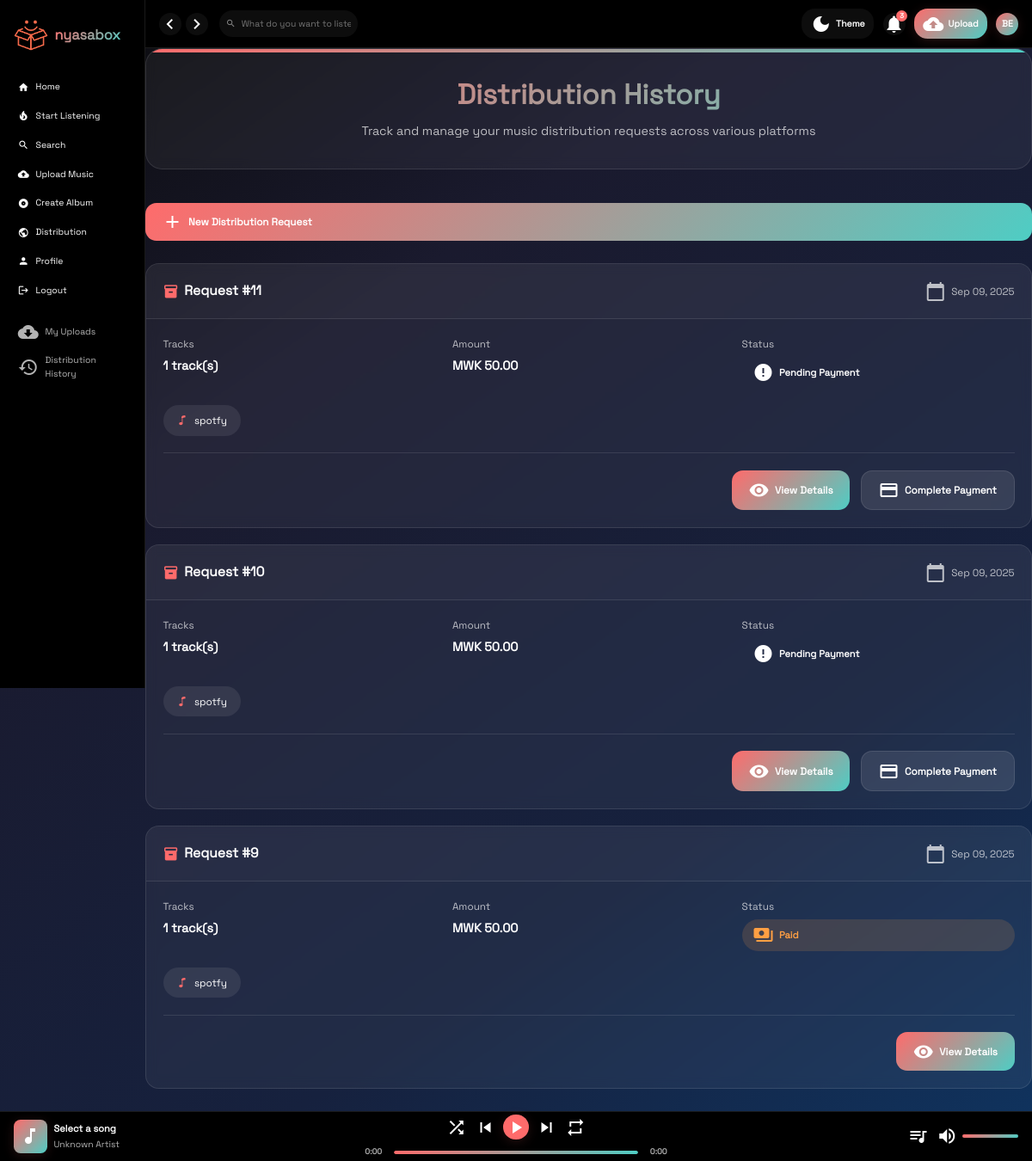
The app's page /history/ (signed in), older data.
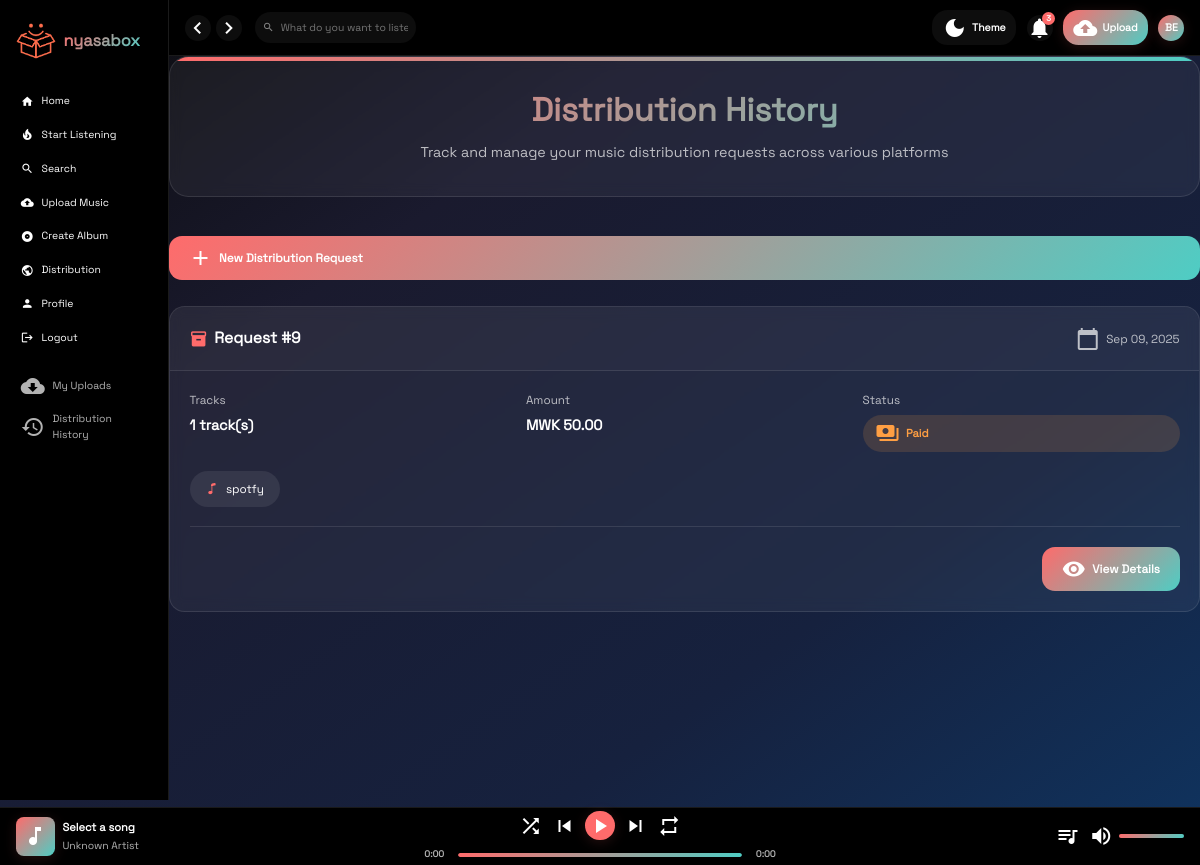
The same page, newer data.
### core/models.py (models this page shows, shortened)
class DistributionRequest(models.Model):
    STATUS_CHOICES = (
        ('pending', 'Pending Payment'),
        ('paid', 'Paid'),
        ('processing', 'Processing'),
        ('distributed', 'Distributed'),
        ('rejected', 'Rejected'),
        ('cancelled', 'Cancelled'),
    )
    artist = models.ForeignKey(User, on_delete=models.CASCADE, related_name='distribution_requests')
    tracks = models.ManyToManyField(Track, related_name='distribution_requests')
    platforms = models.ManyToManyField(DistributionPlatform, related_name='distribution_requests')
    requested_at = models.DateTimeField(auto_now_add=True)
    status = models.CharField(max_length=20, choices=STATUS_CHOICES, default='pending')
    total_amount = models.DecimalField(max_digits=10, decimal_places=2, default=0.00)
    payment_reference = models.CharField(max_length=100, blank=True)
    payment_date = models.DateTimeField(null=True, blank=True)
    distributed_date = models.DateTimeField(null=True, blank=True)
    class Meta:
        indexes = [
            models.Index(fields=['artist'], name='idx_distribution_artist'),
            models.Index(fields=['requested_at'], name='idx_distribution_requested_at'),
            models.Index(fields=['status'], name='idx_distribution_status'),
        ]

class DistributionPlatform(models.Model):
    name = models.CharField(max_length=100)
    logo = models.ImageField(upload_to='platform_logos/', blank=True, null=True)
    description = models.TextField(blank=True)
    ref_id = models.CharField(max_length=50, blank=True)  # Add ref_id for PayChangu integration
    is_active = models.BooleanField(default=True)
    class Meta:
        indexes = [
            models.Index(fields=['name'], name='idx_platform_name'),
        ]

### core/views.py (the view)
# urls.py: path('history/', views.distribution_history, name='distribution_history'),
@login_required
def distribution_history(request):
    distribution_requests = DistributionRequest.objects.filter(artist=request.user).order_by('-requested_at')
    return render(request, 'distribution/history.html', {'distribution_requests': distribution_requests})

### core/templates/distribution/history.html (shortened to what this page needs)
{% extends 'base.html' %}
{% load static %}
{% block content %}
<div class="history-container">
    <div class="history-header">
        <h1 class="history-title">Distribution History</h1>
        <p class="history-subtitle">Track and manage your music distribution requests across various platforms</p>
    </div>
    <div class="history-actions" style="margin-bottom: 2rem;">
        <a href="{% url 'distribution_request' %}" class="action-btn btn-primary">
            <span class="material-icons">add</span>
            New Distribution Request
        </a>
    </div>
    {% if distribution_requests %}
        {% for request in distribution_requests %}
        <div class="request-card">
            <div class="request-header">
                <div class="request-id">
                    <span class="material-icons">inventory</span>
                    Request #{{ request.id }}
                </div>
                <div class="request-date">
                    <span class="material-icons">calendar_today</span>
                    {{ request.requested_at|date:"M d, Y" }}
                </div>
            </div>
            <div class="request-content">
                <div class="request-details">
                    <div class="detail-item">
                        <span class="detail-label">Tracks</span>
                        <span class="detail-value">{{ request.tracks.count }} track(s)</span>
                    </div>
                    <div class="detail-item">
                        <span class="detail-label">Amount</span>
                        <span class="detail-value">MWK {{ request.total_amount|floatformat:2 }}</span>
                    </div>
                    <div class="detail-item">
                        <span class="detail-label">Status</span>
                        <span class="status-badge status-{{ request.status }}">
                            <span class="material-icons">
                            </span>
                            {{ request.get_status_display }}
                        </span>
                    </div>
                </div>
                <div class="platform-badges">
                    {% for platform in request.platforms.all %}
                    <span class="platform-badge">
                        <i class="bi bi-music-note"></i>
                        {{ platform.name }}
                    </span>
                    {% endfor %}
                </div>
                <div class="request-actions">
                    <a href="{% url 'distribution_status' request.id %}" class="action-btn btn-primary">
                        <span class="material-icons">visibility</span>
                        View Details
                    </a>
                    {% if request.status == 'pending' %}
                    <a href="{% url 'distribution_payment' request.id %}" class="action-btn btn-secondary">
                        <span class="material-icons">payment</span>
                        Complete Payment
                    </a>
                    {% endif %}
                </div>
            </div>
        </div>
        {% endfor %}
    {% endif %}
</div>
{% endblock %}

### core/templates/base.html (shortened to what this page needs)
{% load static %}
<!DOCTYPE html>
<html lang="en">
<head>
    <link href="https://cdn.jsdelivr.net/npm/bootstrap-icons@1.10.0/font/bootstrap-icons.css" rel="stylesheet">
    <link href="https://cdn.jsdelivr.net/npm/bootstrap@5.3.0/dist/css/bootstrap.min.css" rel="stylesheet">
    <link href="https://cdn.jsdelivr.net/npm/bootstrap-icons@1.10.0/font/bootstrap-icons.css" rel="stylesheet">
</head>
<body>
    <div class="app">
        <div class="sidebar" id="sidebar">
            <div class="logo">
                <img src="{% static 'log.png' %}" style="width:40px" alt="NyasaBox">
                <div class="logo-text">nyasabox</div>
            </div>
            <div class="nav-section">
                <div class="nav-item {% if request.path == '/' %}active{% endif %}">
                    <span class="material-icons">home</span>
                    <a href="{% url 'website' %}">Home</a>
                </div>
                  <div class="nav-item {% if request.path == '/' %}active{% endif %}">
                    <span class="material-icons">local_fire_department</span>
                    <a href="{% url 'index' %}">Start Listening</a>
                </div>
                <div class="nav-item">
                    <span class="material-icons">search</span>
                    <a href="{% url 'search' %}">Search</a>
                </div>
                {% if user.is_authenticated %}
                {% if user.profile.is_artist and user.profile.artist_status == 'verified' %}
                <div class="nav-item">
                    <span class="material-icons">cloud_upload</span>
                    <a href="{% url 'upload' %}">Upload Music</a>
                </div>
                <div class="nav-item">
                    <span class="material-icons">album</span>
                    <a href="{% url 'upload' %}">Create Album</a>
                </div>
                <div class="nav-item">
                    <span class="material-icons">public</span>
                    <a href="{% url 'distribution_request' %}">Distribution</a>
                </div>
                {% else %}
                <div class="nav-item">
                    <span class="material-icons">star</span>
                    <a href="{% url 'become_artist' %}">Become an Artist</a>
                </div>
                {% endif %}
                <div class="nav-item">
                    <span class="material-icons">person</span>
                    <a href="{% url 'profile' %}">Profile</a>
                </div>
                <div class="nav-item">
                    <span class="material-icons">logout</span>
                    <a href="{% url 'logout' %}">Logout</a>
                </div>
                {% endif %}
                <div class="playlists">
                    {% if user.is_authenticated %}
                    {% if user.profile.is_artist and user.profile.artist_status == 'verified' %}
                    <div class="playlist-item">
                        <span class="material-icons">cloud_download</span>
                        <a href="{% url 'my_uploads' %}">My Uploads</a>
                    </div>
                    <div class="playlist-item">
                        <span class="material-icons">history</span>
                        <a href="{% url 'distribution_history' %}">Distribution History</a>
                    </div>
                    {% endif %}
                    {% endif %}
                </div>
            </div>
        </div>
        <div class="main-content">
            <div class="header">
                <div class="header-left">
                    <div class="nav-arrows">
                        <button class="nav-arrow" id="backBtn">
                            <span class="material-icons">chevron_left</span>
                        </button>
                        <button class="nav-arrow" id="forwardBtn">
                            <span class="material-icons">chevron_right</span>
                        </button>
                    </div>
                    <div class="search-container">
                        <span class="material-icons search-icon">search</span>
                        <input type="text" class="search-input" placeholder="What do you want to listen to?" id="searchInput">
                    </div>
                </div>
                <div class="header-right">
                    <button class="theme-toggle" id="themeToggle">
                        <span class="material-icons">dark_mode</span>
                        <span>Theme</span>
                    </button>
                    {% if user.is_authenticated %}
                    <div class="notification-container">
                        <button class="notification-icon" id="notificationButton">
                            <span class="material-icons">notifications</span>
                            <span class="notification-badge">3</span>
                        </button>
                    </div>
                    {% if user.profile.is_artist and user.profile.artist_status == 'verified' %}
                    <button class="upload-btn" onclick="window.location.href='{% url 'upload' %}'">
                        <span class="material-icons">cloud_upload</span>
                        <span>Upload</span>
                    </button>
                    {% endif %}
                    <div class="user-dropdown">
                        <div class="user-avatar" id="userAvatar">
                            {{ user.username|slice:":2"|upper }}
                        </div>
                    </div>
                    {% else %}
                    <button class="upload-btn" onclick="window.location.href='{% url 'login' %}'">
                        <span class="material-icons">login</span>
                        <span>Login</span>
                    </button>
                    {% endif %}
                </div>
            </div>
            {% block content %}
            {% endblock %}
        </div>
    </div>
    <div class="player" id="player">
        <div class="player-left">
            <div class="current-cover" id="currentCover">
                <span class="material-icons">music_note</span>
            </div>
            <div class="current-info">
                <div class="current-title" id="currentTitle">Select a song</div>
                <div class="current-artist" id="currentArtist">Unknown Artist</div>
            </div>
        </div>
        <div class="player-center">
            <div class="player-controls">
                <button class="control-btn" id="shuffleBtn" title="Shuffle">
                    <span class="material-icons">shuffle</span>
                </button>
                <button class="control-btn" id="prevBtn" title="Previous">
                    <span class="material-icons">skip_previous</span>
                </button>
                <button class="control-btn play-pause-btn" id="playPauseBtn" title="Play/Pause">
                    <span class="material-icons">play_arrow</span>
                </button>
                <button class="control-btn" id="nextBtn" title="Next">
                    <span class="material-icons">skip_next</span>
                </button>
                <button class="control-btn" id="repeatBtn" title="Repeat">
                    <span class="material-icons">repeat</span>
                </button>
            </div>
            <div class="progress-container">
                <span class="time" id="currentTime">0:00</span>
                <div class="progress-bar" id="progressBar">
                    <div class="progress" id="progress"></div>
                </div>
                <span class="time" id="totalTime">0:00</span>
            </div>
        </div>
        <div class="player-right">
            <button class="control-btn" id="queueBtn" title="Queue">
                <span class="material-icons">queue_music</span>
            </button>
            <div class="volume-container">
                <button class="control-btn" id="volumeBtn" title="Volume">
                    <span class="material-icons">volume_up</span>
                </button>
                <div class="volume-bar" id="volumeBar">
                    <div class="volume-progress" id="volumeProgress"></div>
                </div>
            </div>
        </div>
    </div>
</body>
</html>

Row changes from the older to the newer data that the page shows:
removed DistributionRequest: id "11", requested_at "Sep 09, 2025", tracks.count "1", total_amount "50.00", status "Pending Payment", shows "Complete Payment", DistributionPlatform (name "spotfy")
removed DistributionRequest: id "10", requested_at "Sep 09, 2025", tracks.count "1", total_amount "50.00", status "Pending Payment", shows "Complete Payment", DistributionPlatform (name "spotfy")
